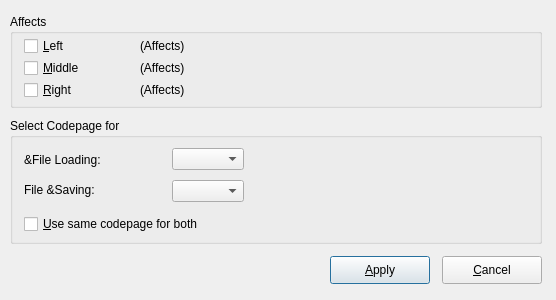
<?xml version="1.0" encoding="UTF-8"?><ui version="4.0"><class>IDD_LOAD_SAVE_CODEPAGE</class>
<widget class="QDialog" name="IDD_LOAD_SAVE_CODEPAGE">
<property name="geometry">
<rect><x>0</x><y>0</y>
<width>556</width><height>300</height></rect></property>
<property name="windowTitle"><string>"Codepage"
</string></property>
<widget class="QGroupBox" name="IDC_AFFECTS_GROUP">
<property name="geometry">
<rect><x>10</x><y>14</y><width>532</width><height>94</height></rect></property>
<property name="title"><string>Affects</string></property>
<widget class="QCheckBox" name="IDC_AFFECTS_LEFT_BTN">
<property name="geometry">
<rect><x>14</x><y>22</y><width>108</width><height>20</height></rect></property>
<property name="text"><string>&amp;Left</string></property>
</widget>
<widget class="QLabel" name="IDC_LEFT_FILES_LABEL">
<property name="geometry">
<rect><x>130</x><y>22</y><width>386</width><height>20</height></rect></property>
<property name="text"><string>(Affects)</string></property>
<property name="inputMethodHints"><set>Qt::ImhMultiLine</set></property><property name="wordWrap"><bool>true</bool></property></widget>
<widget class="QCheckBox" name="IDC_AFFECTS_MIDDLE_BTN">
<property name="geometry">
<rect><x>14</x><y>44</y><width>108</width><height>20</height></rect></property>
<property name="text"><string>&amp;Middle</string></property>
</widget>
<widget class="QLabel" name="IDC_MIDDLE_FILES_LABEL">
<property name="geometry">
<rect><x>130</x><y>44</y><width>386</width><height>20</height></rect></property>
<property name="text"><string>(Affects)</string></property>
<property name="inputMethodHints"><set>Qt::ImhMultiLine</set></property><property name="wordWrap"><bool>true</bool></property></widget>
<widget class="QCheckBox" name="IDC_AFFECTS_RIGHT_BTN">
<property name="geometry">
<rect><x>14</x><y>66</y><width>108</width><height>20</height></rect></property>
<property name="text"><string>&amp;Right</string></property>
</widget>
<widget class="QLabel" name="IDC_RIGHT_FILES_LABEL">
<property name="geometry">
<rect><x>130</x><y>66</y><width>386</width><height>20</height></rect></property>
<property name="text"><string>(Affects)</string></property>
<property name="inputMethodHints"><set>Qt::ImhMultiLine</set></property><property name="wordWrap"><bool>true</bool></property></widget>
</widget>
<widget class="QGroupBox" name="IDC_LOADING_GROUP">
<property name="geometry">
<rect><x>10</x><y>118</y><width>532</width><height>126</height></rect></property>
<property name="title"><string>Select Codepage for</string></property>
<widget class="QLabel" name="IDC_LOAD_FILES_LABEL">
<property name="geometry">
<rect><x>14</x><y>32</y><width>344</width><height>20</height></rect></property>
<property name="text"><string>&amp;File Loading:</string></property>
<property name="inputMethodHints"><set>Qt::ImhMultiLine</set></property><property name="wordWrap"><bool>true</bool></property></widget>
<widget class="QComboBox" name="IDC_LOAD_CODEPAGE_TEXTBOX">
<property name="geometry">
<rect><x>162</x><y>30</y><width>330</width><height>22</height></rect></property>
<property name="sizeAdjustPolicy"><enum>QComboBox::AdjustToContents</enum></property></widget>
<widget class="QLabel" name="IDC_SAVE_FILES_LABEL">
<property name="geometry">
<rect><x>14</x><y>62</y><width>134</width><height>20</height></rect></property>
<property name="text"><string>File &amp;Saving:</string></property>
<property name="inputMethodHints"><set>Qt::ImhMultiLine</set></property><property name="wordWrap"><bool>true</bool></property></widget>
<widget class="QComboBox" name="IDC_SAVE_CODEPAGE_TEXTBOX">
<property name="geometry">
<rect><x>162</x><y>62</y><width>330</width><height>22</height></rect></property>
<property name="sizeAdjustPolicy"><enum>QComboBox::AdjustToContents</enum></property></widget>
<widget class="QCheckBox" name="IDC_LOAD_SAVE_SAME_CODEPAGE">
<property name="geometry">
<rect><x>14</x><y>96</y><width>500</width><height>20</height></rect></property>
<property name="text"><string>&amp;Use same codepage for both</string></property>
</widget>
</widget>
<widget class="QPushButton" name="IDOK">
<property name="geometry">
<rect><x>330</x><y>256</y><width>100</width><height>28</height></rect></property>
<property name="text"><string>&amp;Apply</string></property>
</widget>
<widget class="QPushButton" name="IDCANCEL">
<property name="geometry">
<rect><x>442</x><y>256</y><width>100</width><height>28</height></rect></property>
<property name="text"><string>&amp;Cancel</string></property>
</widget>
</widget><resources/><connections/></ui>
